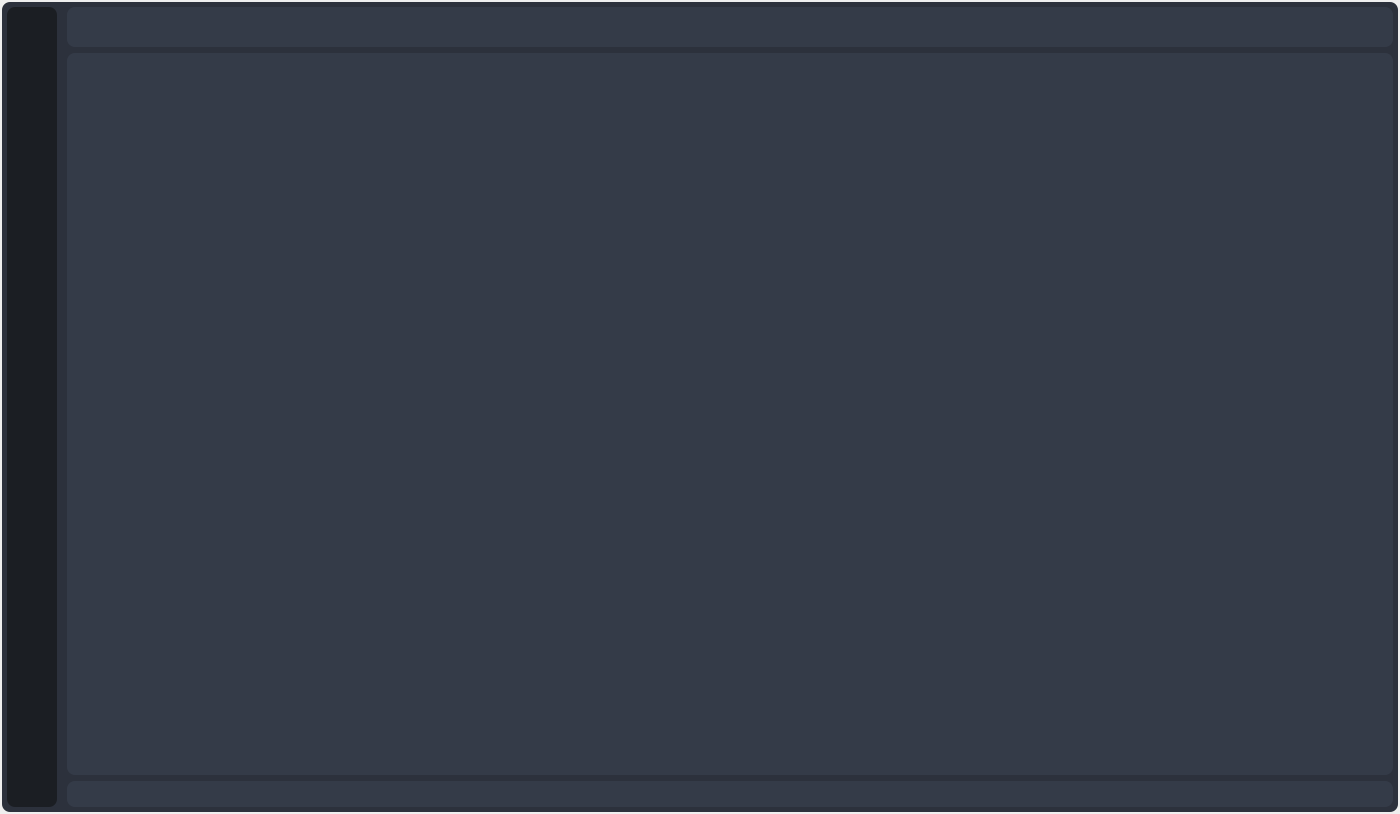
<?xml version="1.0" encoding="UTF-8"?>
<ui version="4.0">
    <class>MainWindow</class>
    <widget class="QMainWindow" name="MainWindow">
        <property name="geometry">
            <rect>
                <x>0</x>
                <y>0</y>
                <width>1400</width>
                <height>814</height>
            </rect>
        </property>
        <property name="minimumSize">
            <size>
                <width>1200</width>
                <height>540</height>
            </size>
        </property>
        <property name="windowTitle">
            <string/>
        </property>
        <property name="windowIcon">
            <iconset>
                <normaloff>:/icon_b/assets/svg_blue/xing.svg</normaloff>:/icon_b/assets/svg_blue/xing.svg
            </iconset>
        </property>
        <property name="windowOpacity">
            <double>1.000000000000000</double>
        </property>
        <property name="styleSheet">
            <string notr="true">*{
    border-radius:8;
    color:#6c7c96;
}

#container {
background-color:#2c313c;
}

#left_menu_frame{
background-color:#1b1e23;
}

#title_bar_frame{
background-color:#343b48;
}

#status_bar_frame{
background-color:#343b48;
}

#content_frame{
background-color:#343b48;
}

#setting_frame {
background-color:#3c4454;
}

#left_column_frame {
background-color:#343b48;
}

/* 侧边菜单栏样式 */

#LeftMenu {
background-color: #005dfd;
}

#LeftMenu QPushButton {
background-color:#1b1e23;
height:40;
text-align:left;
padding-left:15;
padding-top:2;
padding-bottom:2;
color:#6b7884;
}

#LeftMenu QPushButton:hover{
background-color:#21252d;
}

#LeftMenu QPushButton:pressed{
background-color:#2c313c;
}

#LeftMenu QPushButton:checked{
background-color:#2c313c;
}

#LeftMenu QPushButton:focus{
border:none;
}


#LeftMenu #bottom{
border-top:1 solid #272c36;
border-radius: 0;
}

#LeftMenu #nav_menu {
border-top:1 solid #272c36;
border-radius: 0；
}

#LeftMenu #scrollArea,#scrollAreaWidgetContents_3{
background-color:#1b1e23;
border:none;
}

#LeftMenu #btn_toggle:checked{
background-color:#21252d;
}


/* 标题栏样式 */

#TitleBar #bg{
background-color:#343b48;
border-radius:8;
}

#TitleBar #logo {
border: 1px solid #3c4454;
padding-right:10px;
border-top:none;
border-bottom:none;
border-left:none;
margin-right:5px;
border-radius:0;
}

#TitleBar  #logo_title{
color:#77b3f1;
font-size:20px;
font-weight:bold;
}

#TitleBar  #lb_title{
font-size:14px;
color:#6c7c96;
}

#TitleBar  QToolButton{
background-color:#343b48;
border:none;
border-radius:4;
padding: 4;
}

#TitleBar QToolButton:hover,
#TitleBar QToolButton:checked{
background-color:#3c4454;
}


#TitleBar QToolButton:pressed{
background-color:#e2e9f7;
}

#TitleBar #tool{
border:1px solid #3c4454;
border-top:none;
border-bottom:none;
margin-right:5px;
border-radius:0;
}


#LeftColumn{
background-color:#343b48;
}

#LeftColumn #top{
background-color: #3c4454;
}

#leftColumn #icon{

}

#LeftColumn #title{
color:#6c7c96;
}

#LeftColumn QToolButton{
border:none;
padding:4;
background-color: #3c4454;
}

#LeftColumn #btn_close:hover{
background-color:#343b48;
}

#LeftColumn #btn_close:pressed{
background-color:#1b1e23;
}


/* 通用控件 */

QToolTip { 
color:#6b7884;
background-color: #1b1e23; 
border: 0px; 
border-left: 2px solid #4f9fee;
}

QGroupBox{
	border: 2px solid gray; 
    border-radius: 3px; 
    margin:10;
}

QGroupBox::title { 
    subcontrol-position: center top; /* position at the top left*/ 
	subcontrol-origin: border;
	margin-top:-20px;

}

/* Button */
QAbstractButton{
background-color:#1b1e23;
border:none;
border-radius:4;
padding: 4;
outline:none;
}

QAbstractButton:hover,
QAbstractButton:checked{
background-color:#21252d;
}


QAbstractButton:pressed{
background-color:#272c36;
}

QAbstractButton:disabled{
background-color: #272c36;
}

QAbstractButton:checked{
background-color:#568af2;
color:black;
}

QAbstractButton:focus{
border: 2px solid #568af2;
}

QAbstractButton[style~='success']:checked{
    background-color: #67c23a;
}
QAbstractButton[style~='warning']:checked{
    background-color: #e6a23c;
}
QAbstractButton[style~='danger']:checked{
    background-color: #f56c6c;
}
QAbstractButton[style~='info']:checked{
    background-color: #909399;
}


/* CheckBox */

QCheckBox::indicator{
    border:2px solid #6c7c96;
    border-radius: 2px;
    width:10px;
    height:10px;
    margin-left:8px;
}

QCheckBox::indicator:checked{
    border:2px solid black;
    image: url(:/icon/assets/svg/checkmark.svg);
}

QRadioButton::indicator{
    border:1px solid #6c7c96;
    background-color:#6c7c96;
    border-radius: 4px;
    width:10px;
    height:10px;
    margin-left:8px;
}

QRadioButton::indicator:checked{
    border:1px solid #fff;
    background-color:black;
}

/* TextEdit */
QPlainTextEdit,
QTextEdit,
QLineEdit{
    background-color: #1b1e23;
    padding:8px;
}

QPlainTextEdit:focus,
QTextEdit:focus,
QLineEdit:focus{
    border: 2px solid #568af2;
}

QPlainTextEdit:read-only,
QTextEdit:read-only,
QLineEdit:read-only{
    border:none;
}

/* ProgressBar */
QProgressBar{
    background-color: #1b1e23;
    text-align:center;
    font-weight: bold;
}

QProgressBar::chunk:horizontal{
    background-color: #4f9fee;
    border-radius: 8px;
    border-top-right-radius: 0;
    border-bottom-right-radius:0;
}
QProgressBar::chunk:vertical{
    background-color: #4f9fee;
    border-radius: 8px;
    border-top-left-radius: 0;
    border-top-right-radius:0;
}


/* ScrollBar */
QScrollBar:horizontal{
    background-color: #2c313c;
    border-radius: 0;
    border:none;
    max-height: 8px;
}

QScrollBar::handle:horizontal{
    background-color:#568af2;
    border-radius:4px;
    min-width: 25px;
}

QScrollBar::add-page:horizontal{
    background-color:none;
}
QScrollBar::sub-page:horizontal{
    background-color:none;
}

QScrollBar::add-line:horizontal{
    background-color:#272c36;
    border:none;
    width:0px;
    border-top-right-radius: 4px;
    border-bottom-right-radius: 4px;
    subcontrol-posistion:right;
    subcontrol-origin:margin;
}
QScrollBar::sub-line:horizontal{
    background-color:#272c36;
    border:none;
    width:0px;
    border-top-right-radius: 4px;
    border-bottom-right-radius: 4px;
    subcontrol-posistion:right;
    subcontrol-origin:margin;
}

/* Vertical */
QScrollBar:vertical{
    background-color: #2c313c;
    border-radius: 0;
    border:none;
    max-width: 8px;
}

QScrollBar::handle:vertical{
    background-color:#568af2;
    border-radius:4px;
    min-height: 25px;
}

QScrollBar::add-page:vertical{
    background-color:none;
}
QScrollBar::sub-page:vertical{
    background-color:none;
}

QScrollBar::add-line:vertical{
    background-color:#272c36;
    border:none;
    width:0px;
    border-top-right-radius: 4px;
    border-top-left-radius: 4px;
    subcontrol-posistion:right;
    subcontrol-origin:margin;
}
QScrollBar::sub-line:vertical{
    background-color:#272c36;
    border:none;
    width:0px;
    border-top-right-radius: 4px;
    border-top-left-radius: 4px;
    subcontrol-posistion:right;
    subcontrol-origin:margin;
}


/* Slider */

QSlider:horizontal{
    margin:8;
}

QSlider::groove:horizontal{
    background-color: #1b1e23;
    border-radius: 4px;
    margin:0px;
    height: 10px;
}
QSlider::groove:horizontal:hover{
    background-color: #21252d;
}

QSlider::handle:horizontal{
    border:none;
    height:16px;
    width:16px;
    margin: -3px;
    border-radius: 8px;
    background-color: #4f9fee;
}

QSlider:vertical{
    margin:8;
}

QSlider::groove:vertical{
    background-color: #1b1e23;
    border-radius: 4px;
    margin:0px;
    width: 10px;
}
QSlider::groove:vertical:hover{
    background-color: #21252d;
}

QSlider::handle:vertical{
    border:none;
    height:16px;
    width:16px;
    margin: -3px;
    border-radius: 8px;
    background-color: #4f9fee;
}
</string>
        </property>
        <widget class="QWidget" name="centralwidget">
            <property name="maximumSize">
                <size>
                    <width>16777215</width>
                    <height>16777215</height>
                </size>
            </property>
            <property name="styleSheet">
                <string notr="true"/>
            </property>
            <layout class="QGridLayout" name="gridLayout">
                <property name="leftMargin">
                    <number>2</number>
                </property>
                <property name="topMargin">
                    <number>2</number>
                </property>
                <property name="rightMargin">
                    <number>2</number>
                </property>
                <property name="bottomMargin">
                    <number>2</number>
                </property>
                <item row="0" column="0">
                    <widget class="QFrame" name="container">
                        <property name="minimumSize">
                            <size>
                                <width>0</width>
                                <height>0</height>
                            </size>
                        </property>
                        <property name="styleSheet">
                            <string notr="true"/>
                        </property>
                        <property name="frameShape">
                            <enum>QFrame::StyledPanel</enum>
                        </property>
                        <property name="frameShadow">
                            <enum>QFrame::Raised</enum>
                        </property>
                        <property name="lineWidth">
                            <number>1</number>
                        </property>
                        <layout class="QHBoxLayout" name="horizontalLayout">
                            <property name="spacing">
                                <number>5</number>
                            </property>
                            <property name="leftMargin">
                                <number>5</number>
                            </property>
                            <property name="topMargin">
                                <number>5</number>
                            </property>
                            <property name="rightMargin">
                                <number>5</number>
                            </property>
                            <property name="bottomMargin">
                                <number>5</number>
                            </property>
                            <item>
                                <widget class="QFrame" name="left_menu_frame">
                                    <property name="sizePolicy">
                                        <sizepolicy hsizetype="Preferred" vsizetype="Preferred">
                                            <horstretch>0</horstretch>
                                            <verstretch>0</verstretch>
                                        </sizepolicy>
                                    </property>
                                    <property name="minimumSize">
                                        <size>
                                            <width>50</width>
                                            <height>0</height>
                                        </size>
                                    </property>
                                    <property name="maximumSize">
                                        <size>
                                            <width>240</width>
                                            <height>16777215</height>
                                        </size>
                                    </property>
                                    <property name="styleSheet">
                                        <string notr="true"/>
                                    </property>
                                    <property name="frameShape">
                                        <enum>QFrame::StyledPanel</enum>
                                    </property>
                                    <property name="frameShadow">
                                        <enum>QFrame::Raised</enum>
                                    </property>
                                    <property name="lineWidth">
                                        <number>1</number>
                                    </property>
                                    <layout class="QVBoxLayout" name="verticalLayout_3">
                                        <property name="leftMargin">
                                            <number>2</number>
                                        </property>
                                        <property name="topMargin">
                                            <number>2</number>
                                        </property>
                                        <property name="rightMargin">
                                            <number>2</number>
                                        </property>
                                        <property name="bottomMargin">
                                            <number>2</number>
                                        </property>
                                    </layout>
                                </widget>
                            </item>
                            <item>
                                <widget class="QFrame" name="left_column_frame">
                                    <property name="minimumSize">
                                        <size>
                                            <width>0</width>
                                            <height>0</height>
                                        </size>
                                    </property>
                                    <property name="maximumSize">
                                        <size>
                                            <width>0</width>
                                            <height>16777215</height>
                                        </size>
                                    </property>
                                    <property name="frameShape">
                                        <enum>QFrame::StyledPanel</enum>
                                    </property>
                                    <property name="frameShadow">
                                        <enum>QFrame::Raised</enum>
                                    </property>
                                    <layout class="QVBoxLayout" name="verticalLayout_2">
                                        <property name="leftMargin">
                                            <number>0</number>
                                        </property>
                                        <property name="topMargin">
                                            <number>0</number>
                                        </property>
                                        <property name="rightMargin">
                                            <number>0</number>
                                        </property>
                                        <property name="bottomMargin">
                                            <number>0</number>
                                        </property>
                                    </layout>
                                </widget>
                            </item>
                            <item>
                                <widget class="QFrame" name="app_frame">
                                    <property name="sizePolicy">
                                        <sizepolicy hsizetype="Preferred" vsizetype="Preferred">
                                            <horstretch>0</horstretch>
                                            <verstretch>0</verstretch>
                                        </sizepolicy>
                                    </property>
                                    <property name="frameShape">
                                        <enum>QFrame::StyledPanel</enum>
                                    </property>
                                    <property name="frameShadow">
                                        <enum>QFrame::Raised</enum>
                                    </property>
                                    <layout class="QVBoxLayout" name="verticalLayout">
                                        <property name="spacing">
                                            <number>6</number>
                                        </property>
                                        <property name="sizeConstraint">
                                            <enum>QLayout::SetMaximumSize</enum>
                                        </property>
                                        <property name="leftMargin">
                                            <number>0</number>
                                        </property>
                                        <property name="topMargin">
                                            <number>0</number>
                                        </property>
                                        <property name="rightMargin">
                                            <number>0</number>
                                        </property>
                                        <property name="bottomMargin">
                                            <number>0</number>
                                        </property>
                                        <item>
                                            <widget class="QFrame" name="title_bar_frame">
                                                <property name="minimumSize">
                                                    <size>
                                                        <width>0</width>
                                                        <height>40</height>
                                                    </size>
                                                </property>
                                                <property name="maximumSize">
                                                    <size>
                                                        <width>16777215</width>
                                                        <height>40</height>
                                                    </size>
                                                </property>
                                                <property name="styleSheet">
                                                    <string notr="true"/>
                                                </property>
                                                <property name="frameShape">
                                                    <enum>QFrame::NoFrame</enum>
                                                </property>
                                                <property name="frameShadow">
                                                    <enum>QFrame::Raised</enum>
                                                </property>
                                                <property name="lineWidth">
                                                    <number>8</number>
                                                </property>
                                                <property name="midLineWidth">
                                                    <number>10</number>
                                                </property>
                                                <layout class="QVBoxLayout" name="verticalLayout_4">
                                                    <property name="leftMargin">
                                                        <number>0</number>
                                                    </property>
                                                    <property name="topMargin">
                                                        <number>0</number>
                                                    </property>
                                                    <property name="rightMargin">
                                                        <number>0</number>
                                                    </property>
                                                    <property name="bottomMargin">
                                                        <number>9</number>
                                                    </property>
                                                </layout>
                                            </widget>
                                        </item>
                                        <item>
                                            <widget class="QFrame" name="content_frame">
                                                <property name="sizePolicy">
                                                    <sizepolicy hsizetype="MinimumExpanding" vsizetype="MinimumExpanding">
                                                        <horstretch>0</horstretch>
                                                        <verstretch>0</verstretch>
                                                    </sizepolicy>
                                                </property>
                                                <property name="styleSheet">
                                                    <string notr="true"/>
                                                </property>
                                                <property name="frameShape">
                                                    <enum>QFrame::NoFrame</enum>
                                                </property>
                                                <property name="frameShadow">
                                                    <enum>QFrame::Plain</enum>
                                                </property>
                                                <property name="lineWidth">
                                                    <number>8</number>
                                                </property>
                                                <property name="midLineWidth">
                                                    <number>14</number>
                                                </property>
                                                <layout class="QHBoxLayout" name="horizontalLayout_3">
                                                    <property name="spacing">
                                                        <number>6</number>
                                                    </property>
                                                    <property name="leftMargin">
                                                        <number>0</number>
                                                    </property>
                                                    <property name="topMargin">
                                                        <number>0</number>
                                                    </property>
                                                    <property name="rightMargin">
                                                        <number>0</number>
                                                    </property>
                                                    <property name="bottomMargin">
                                                        <number>0</number>
                                                    </property>
                                                    <item>
                                                        <widget class="QStackedWidget" name="page_stacked">
                                                            <property name="sizePolicy">
                                                                <sizepolicy hsizetype="Preferred" vsizetype="Preferred">
                                                                    <horstretch>0</horstretch>
                                                                    <verstretch>0</verstretch>
                                                                </sizepolicy>
                                                            </property>
                                                            <property name="maximumSize">
                                                                <size>
                                                                    <width>16777215</width>
                                                                    <height>16777215</height>
                                                                </size>
                                                            </property>
                                                            <property name="frameShape">
                                                                <enum>QFrame::StyledPanel</enum>
                                                            </property>
                                                            <property name="frameShadow">
                                                                <enum>QFrame::Raised</enum>
                                                            </property>
                                                            <widget class="QWidget" name="page"/>
              </widget>
                                                    </item>
                                                    <item>
                                                        <widget class="QFrame" name="setting_frame">
                                                            <property name="minimumSize">
                                                                <size>
                                                                    <width>0</width>
                                                                    <height>0</height>
                                                                </size>
                                                            </property>
                                                            <property name="maximumSize">
                                                                <size>
                                                                    <width>0</width>
                                                                    <height>16777215</height>
                                                                </size>
                                                            </property>
                                                            <property name="baseSize">
                                                                <size>
                                                                    <width>0</width>
                                                                    <height>0</height>
                                                                </size>
                                                            </property>
                                                            <property name="frameShape">
                                                                <enum>QFrame::StyledPanel</enum>
                                                            </property>
                                                            <property name="frameShadow">
                                                                <enum>QFrame::Raised</enum>
                                                            </property>
                                                            <layout class="QVBoxLayout" name="verticalLayout_7">
                                                                <property name="leftMargin">
                                                                    <number>2</number>
                                                                </property>
                                                                <property name="topMargin">
                                                                    <number>2</number>
                                                                </property>
                                                                <property name="rightMargin">
                                                                    <number>2</number>
                                                                </property>
                                                                <property name="bottomMargin">
                                                                    <number>2</number>
                                                                </property>
                                                                <item>
                                                                    <widget class="QFrame" name="setting_container">
                                                                        <property name="minimumSize">
                                                                            <size>
                                                                                <width>240</width>
                                                                                <height>0</height>
                                                                            </size>
                                                                        </property>
                                                                        <property name="maximumSize">
                                                                            <size>
                                                                                <width>16777215</width>
                                                                                <height>16777215</height>
                                                                            </size>
                                                                        </property>
                                                                        <property name="styleSheet">
                                                                            <string notr="true"/>
                                                                        </property>
                                                                        <property name="frameShape">
                                                                            <enum>QFrame::StyledPanel</enum>
                                                                        </property>
                                                                        <property name="frameShadow">
                                                                            <enum>QFrame::Raised</enum>
                                                                        </property>
                                                                        <layout class="QVBoxLayout" name="verticalLayout_6">
                                                                            <property name="leftMargin">
                                                                                <number>9</number>
                                                                            </property>
                                                                            <property name="topMargin">
                                                                                <number>9</number>
                                                                            </property>
                                                                            <property name="rightMargin">
                                                                                <number>9</number>
                                                                            </property>
                                                                            <property name="bottomMargin">
                                                                                <number>9</number>
                                                                            </property>
                                                                        </layout>
                                                                    </widget>
                                                                </item>
                                                            </layout>
                                                        </widget>
                                                    </item>
                                                </layout>
                                            </widget>
                                        </item>
                                        <item>
                                            <widget class="QFrame" name="status_bar_frame">
                                                <property name="minimumSize">
                                                    <size>
                                                        <width>40</width>
                                                        <height>26</height>
                                                    </size>
                                                </property>
                                                <property name="styleSheet">
                                                    <string notr="true"/>
                                                </property>
                                                <property name="frameShape">
                                                    <enum>QFrame::StyledPanel</enum>
                                                </property>
                                                <property name="frameShadow">
                                                    <enum>QFrame::Raised</enum>
                                                </property>
                                                <property name="lineWidth">
                                                    <number>0</number>
                                                </property>
                                                <layout class="QVBoxLayout" name="verticalLayout_5">
                                                    <property name="leftMargin">
                                                        <number>0</number>
                                                    </property>
                                                    <property name="topMargin">
                                                        <number>9</number>
                                                    </property>
                                                    <property name="rightMargin">
                                                        <number>0</number>
                                                    </property>
                                                    <property name="bottomMargin">
                                                        <number>0</number>
                                                    </property>
                                                </layout>
                                            </widget>
                                        </item>
                                    </layout>
                                </widget>
                            </item>
                        </layout>
                    </widget>
                </item>
            </layout>
        </widget>
    </widget>
    <resources>
        <include location="../../asset.qrc"/>
    </resources>
    <connections/>
</ui>
